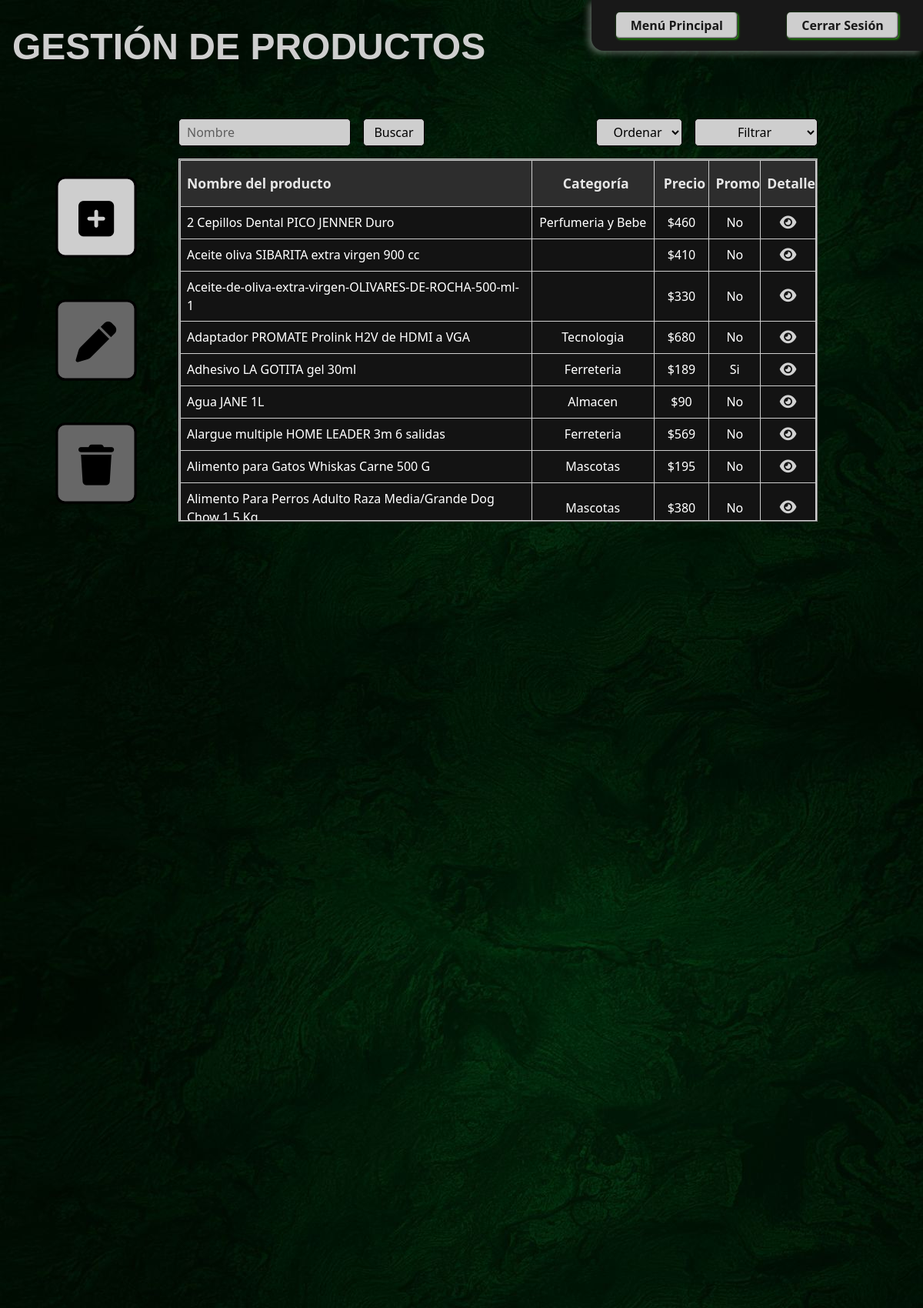
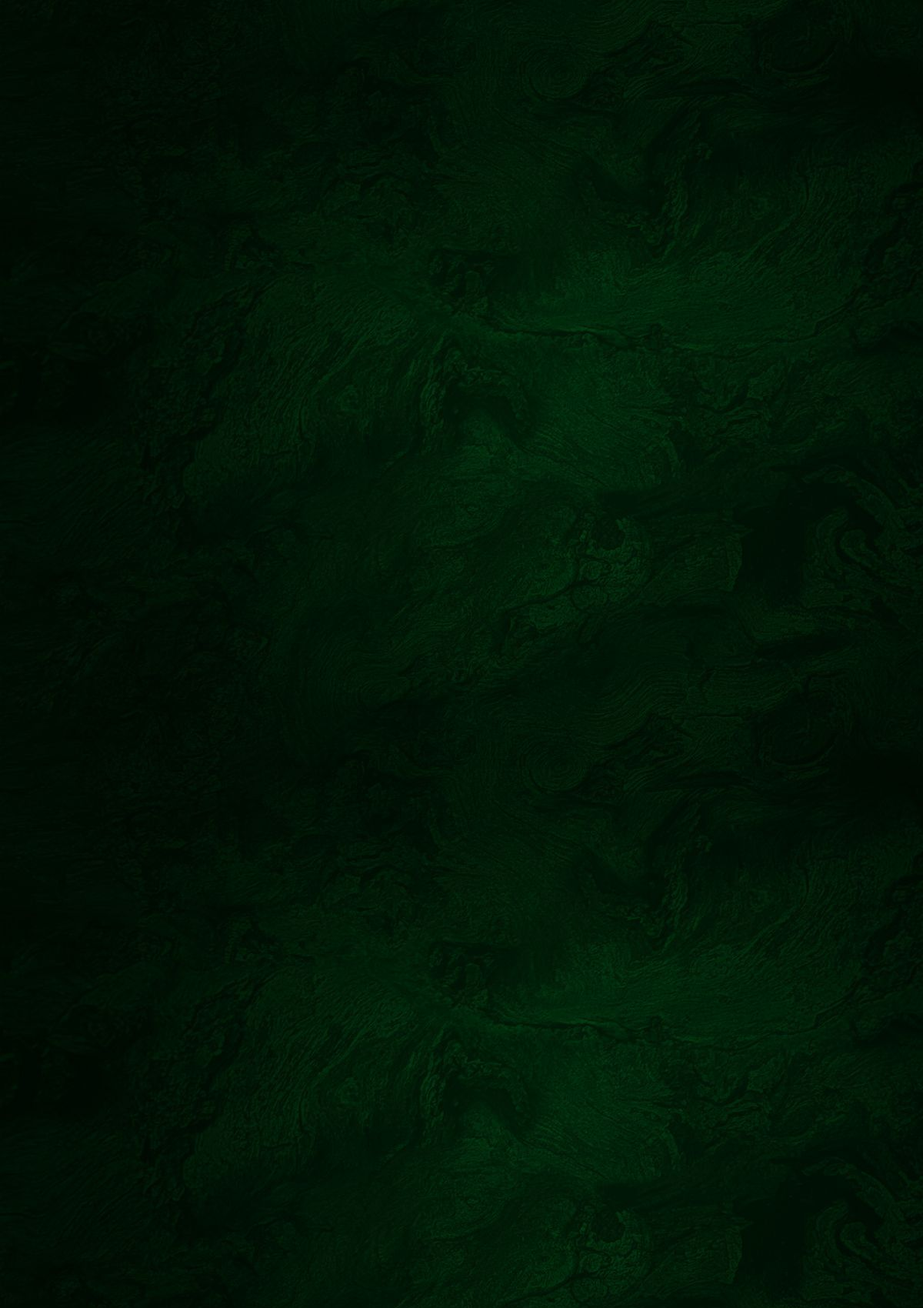
The app's page /pages/abm-productos.php (upper part) with its own data (2 pictures, top to bottom).
### tables this page shows
CREATE TABLE IF NOT EXISTS `PRODUCTOS`(
  `id` int (11) NOT NULL AUTO_INCREMENT,
  `nombre` varchar(255) NOT NULL,
  `descripcion` varchar(255) NOT NULL,
  `imagen` varchar(255) NOT NULL,
  `precio` decimal NOT NULL,
  `usuario_ci` varchar(8),
  `fecha` TIMESTAMP DEFAULT CURRENT_TIMESTAMP NOT NULL, 
  `activo` boolean NOT NULL DEFAULT 1,
  PRIMARY KEY(`id`),
  FOREIGN KEY(`usuario_ci`)
  REFERENCES `USUARIOS`(`ci`)
);

CREATE TABLE IF NOT EXISTS `PRODUCTOS_has_CATEGORIAS` (
  `PRODUCTOS_id` int(11) NOT NULL,
  `CATEGORIAS_id` int(11)NOT NULL,
   PRIMARY KEY(`PRODUCTOS_id`,`CATEGORIAS_id`),
  FOREIGN KEY(`PRODUCTOS_id`)
  	REFERENCES `PRODUCTOS`(`id`),
  FOREIGN KEY(`CATEGORIAS_id`)
   	REFERENCES `CATEGORIAS`(`id`)
	
);

CREATE TABLE IF NOT EXISTS `CATEGORIAS`(
  `id` int (11) NOT NULL AUTO_INCREMENT,
  `nombre` varchar(255) NOT NULL,
  PRIMARY KEY(`id`)
);

### src/repository/products.repository.php (called while the page is built, shortened)
<?php
function findAllProducts(): array
{
    require realpath(dirname(__FILE__)) . "/../db/conexion.php";
    try {
        $res = $con->prepare("SELECT * FROM PRODUCTOS WHERE activo = :isActive ORDER BY nombre ASC");
        $res->execute([':isActive' => 1]);
        $reg = $res->fetchAll(PDO::FETCH_ASSOC);
        return $reg ? $reg : [];
    } catch (Exception $e) {
        die("ERROR SQL in findAllProducts(): " . $e->getMessage());
    }
}
function findProductCategoryByProductId(string $productId): string
{
    require realpath(dirname(__FILE__)) . "/../db/conexion.php";
    try {
        $statement = $con->prepare("SELECT CATEGORIAS_id FROM PRODUCTOS_has_CATEGORIAS WHERE PRODUCTOS_id = :productId");
        $statement->execute(array(':productId' => $productId));
        $reg = $statement->fetch(PDO::FETCH_ASSOC);
        if (!empty($reg)) {
            $statement = $con->prepare("SELECT nombre FROM CATEGORIAS WHERE id = :categoryId");
            $statement->execute(array(':categoryId' => $reg['CATEGORIAS_id']));
            $reg = $statement->fetch(PDO::FETCH_ASSOC);
            return $reg['nombre'] ? $reg['nombre'] : '';
        }
        return '';
    } catch (Exception $e) {
        die("ERROR SQL in findProductCategoryByProductId(): " . $e->getMessage());
    }
}

### src/modules/products/abm-productos.php (the view, shortened to what this page needs)
<?php
require realpath(dirname(__FILE__)) . "/../../repository/products.repository.php";
function getProductsTableData(): string
{
    $productsData = findAllProducts();
    $productsList = '';
    foreach ($productsData as $product) {
        $category = findProductCategoryByProductId($product['id']);
        $isPromo = findProductPromotionStatus($product['id']);
        $isPromo == 1 ? $isPromo = "Si" : $isPromo = "No";
        $productsList .= '
                            <tr id="' . $product['id'] . '" class="user-select-none align-middle" onclick="selectProductRow(' . $product['id'] . ')">
                                <td class="first-in-table">' . $product['nombre'] . '</td>
                                <td id="' . $category . '">' . $category . '</td>
                                <td>$' . $product['precio'] . '</td>
                                <td>' . $isPromo . '</td>
                                <td><button class="btn-eye"><i class="fa-solid fa-eye"></i></button></td>
                            </tr>';
    }
    return $productsList;
}

### styles/style.css (style rules this page uses)
:root { --bytebusters-color: #1fb300; --color-1: #181818; --color-2: #5a5a5a3b; --color-3: #cecece; --color-4: #000000; --color-5: #b8b8b878; --error-color: #e01818; --transparent-color: #00000000; --primary-background-color: var(--color-1); --secondary-background-color: var(--color-2); --background-color-light: var(--color-3); --footer-background-color: var(--color-4); --pressed-button: var(--color-2); --primary-text-color: var(--color-1); --secondary-text-color: var(--color-5); --text-button-color: var(--color-1); --light-text-color: var(--color-3); --primary-border-color: var(--bytebusters-color); --secondary-border-color: var(--color-3); --font-family-h1: Verdana, Geneva, Tahoma, sans-serif; --primary-font-family: 'Lucida Sans', 'Lucida Sans Regular', 'Lucida Grande', 'Lucida Sans Unicode', Geneva, Verdana, sans-serif; }
html { position: relative; min-height: 100vh; }
body { background-image: url("../assets/backgroundGreen.jpg"); }
td { text-align: center; padding: .5rem; border: 1px solid var(--secondary-border-color); background-color: var(--primary-background-color) !important; border-bottom: 1px solid var(--secondary-border-color); filter: contrast(105%); }
.table>:not(caption)>*>* { padding: .5rem; }
.first-in-table { text-align: start; }
.btn-eye { width: 1.5rem; height: auto; text-align: center; border-radius: 1rem; border: 0; padding: 2px; background-color: var(--transparent-color); }
.btn-eye i { display: flex; justify-content: center; font-size: 1.2rem; color: var(--color-3); }
@media only screen and (min-width: 992px) { html { min-height: 100vh; } }
@media only screen and (min-width: 992px) { body { min-height: 80vh; } }

### records on screen
productos: nombre "2 Cepillos Dental PICO JENNER Duro", id.nombre "Perfumeria y Bebe", precio "460", isPromo "No"
productos: nombre "Aceite oliva SIBARITA extra virgen 900 cc", precio "410", isPromo "No"
productos: nombre "Aceite-de-oliva-extra-virgen-OLIVARES-DE-ROCHA-500-ml-1", precio "330", isPromo "No"
productos: nombre "Adaptador PROMATE Prolink H2V de HDMI a VGA", id.nombre "Tecnologia", precio "680", isPromo "No"
productos: nombre "Adhesivo LA GOTITA gel 30ml", id.nombre "Ferreteria", precio "189", isPromo "Si"
productos: nombre "Agua JANE 1L", id.nombre "Almacen", precio "90", isPromo "No"
productos: nombre "Alargue multiple HOME LEADER 3m 6 salidas", id.nombre "Ferreteria", precio "569", isPromo "No"
productos: nombre "Alimento para Gatos Whiskas Carne 500 G", id.nombre "Mascotas", precio "195", isPromo "No"
productos: nombre "Alimento Para Perros Adulto Raza Media/Grande Dog Chow 1.5 Kg", id.nombre "Mascotas", precio "380", isPromo "No"
